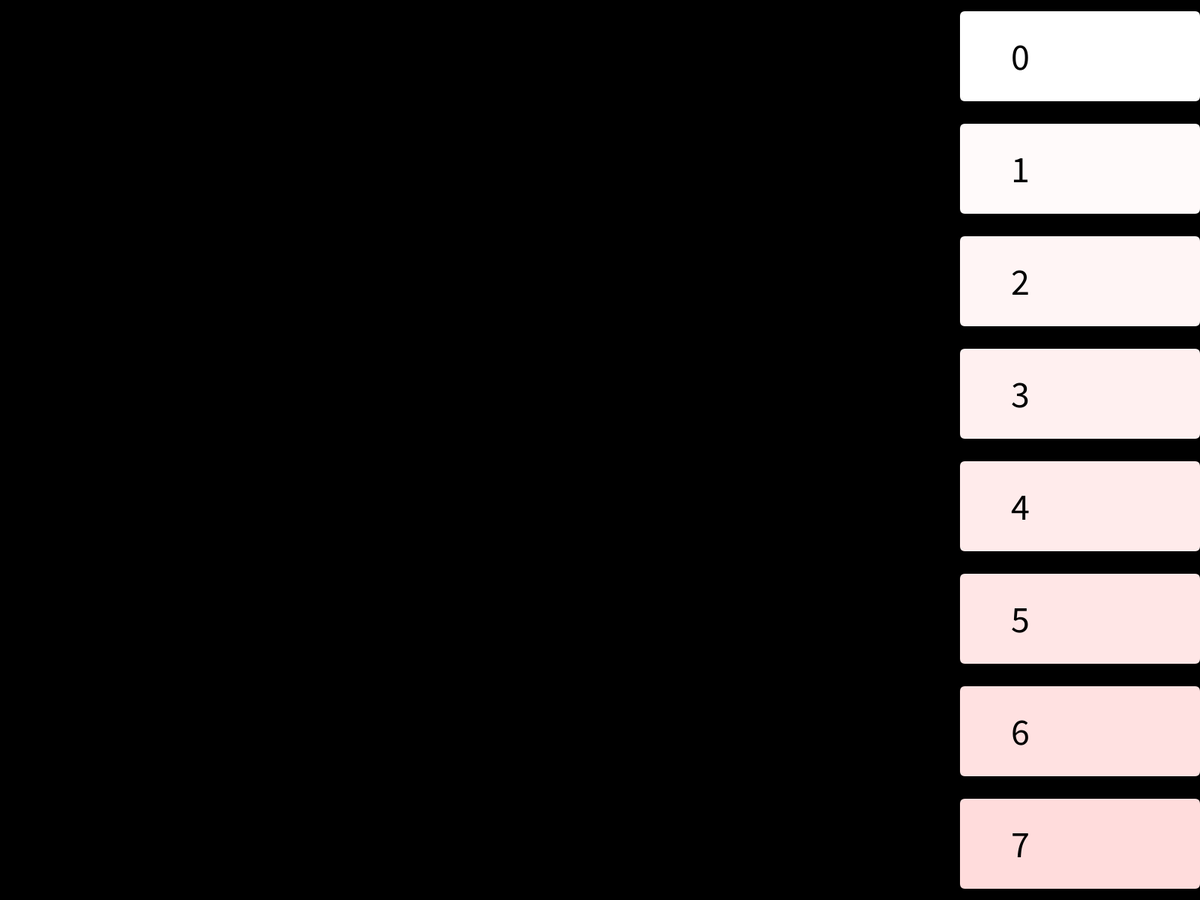
Frame 1 (no input)
Frame 60 (the mouse pressed at the canvas centre just before this capture): identical to frame 1, image omitted
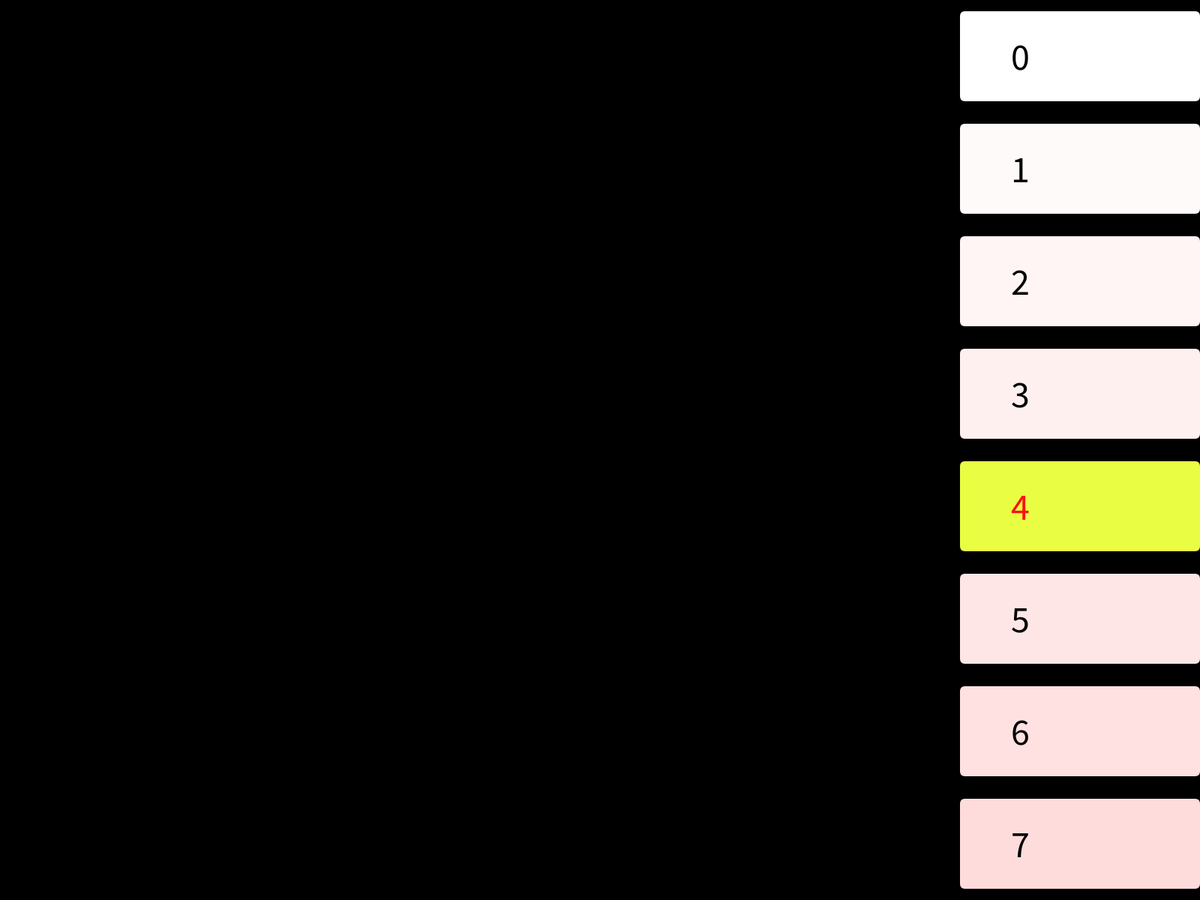
Frame 120 (the mouse held since frame 60 and released just before this capture)

The Processing sketch that drew these frames (run headless with seeded random() and noise(); from frame 60 on, the mouse is pressed at the canvas centre):

// Processing sketch: sideBar
// ── sideBar.pde
// Classes
public class CircularLL {
  int size;
  Task start;
  void insertTask(Task t) {
    if (start != null) {
      t.next = start.next;
      start.next = t;
      t.prev = start;
      t.next.prev = t;
    }
    else {
      start = t;
      t.next = t;
      t.prev = t;
    }
    size++;
  }
  int removeTask(int n) { // remove nth task from start
    size--;
    if (start != start.next) {
      Task cur = start;
      for (int i = 0; i < n; i++, cur = cur.prev) {}
      cur.next.prev = cur.prev;
      cur.prev.next = cur.next;
      if (n == 0) start = cur.prev;
      cur = null;
      return 1;
    }
    start = null;
    return 0;
  }
}

public class Task {
  int ID;
  String content;
  Task next;
  Task prev;
  int R;
  int G;
  int B;
  Task(int n) {
    R = 255;
    G = 255 - 5*n;
    B = 255 - 5*n;
    ID = n;
    this.content = "Task " + this.ID;
  }
}

// Setups
CircularLL taskList = new CircularLL();
int maxBlocks = 8;
Task[] taskBlocks = new Task[maxBlocks];
int nBlocks = 0;
int hoverBlock = -1; // Block index which is zoomed.
int taskInit = 30;
int taskCounter = 0;

// Apperance
float zoomSpan = 0; // Space a zoomed block takes.
int scrollSpeed = 5;
int rBlock = 7; // Round angles
int defaultTextSize = 50; // For device
//int defaultTextSize = 12; // On computer
int addButtonStroke = 4;
int backgroundColor = #000000;
int selectedColor = #E9FD42;
int blockTextColorIdle = #000000;
int blockTextColorTouched = #FA1212;
int timeCounter = 0;
int threshold = 40;
boolean onMove = false;
boolean zoomOption = false;

// Size ratios:
float reserved = 0; // Reserved for additional blocks
float B2W = 1/5.0; // Block to Width
float M2W = 4/5.0; // Margin to Width
float F2BH = 1/10.0; // Frame to Block Height
float S2BH = 1-2*F2BH; // Space to Block Height
float F2BHr = 1/16.0; // Frame to Block Height (reduced)
float S2BHi = 1-2*F2BHr; // Space to Block Height (increased)
///////////////////////////////////////////////////////////////////
void setup() {
  background(backgroundColor);
  fullScreen(); //For device
  //size(200,500); //On computer
  textAlign(CENTER,CENTER);
  noStroke();
  for (; taskCounter<taskInit; taskCounter++) {
    Task t = new Task(taskCounter);
    taskList.insertTask(t);
  }
}

void draw() {
  nBlocks = min(maxBlocks, taskList.size);
  zoomSpan = max(1,nBlocks/3.0);
  Task cur = taskList.start;
  if (mousePressed) {
    hoverBlock = (hoverBlock == -1)? min(nBlocks-1,mouseY/(height/nBlocks)) : findHoverBlock();
    if (mouseY == pmouseY) timeCounter++;
    else if (hoverBlock != findHoverBlock()) timeCounter = 0;
  }
  else {
    hoverBlock = -1;
    timeCounter = 0;
  }
  //println(hoverBlock);
  for (int i = 0; i < nBlocks; i++) {
    taskBlocks[i] = cur;
    cur = cur.prev;
  }
  drawList();
}

int findHoverBlock() { // Find which block is zoomed
  float incHeight = zoomSpan*height*(1-reserved)/nBlocks;
  float decHeight = (height*(1-reserved)-incHeight)/(nBlocks-1);
  float lower = height*reserved+hoverBlock*decHeight;
  float upper = height*reserved+hoverBlock*decHeight+incHeight;
  if (mouseY >= lower && mouseY <= upper) return hoverBlock;
  else if (mouseY > upper) return min(nBlocks-1,hoverBlock+1);
  else return max(0,hoverBlock-1);
}

void mouseDragged() {
  if (timeCounter < threshold) {
    if (mouseY > pmouseY) scrollDown(scrollSpeed*nBlocks*(mouseY - pmouseY)/height);
    else if (mouseY < pmouseY) scrollUp(scrollSpeed*nBlocks*(pmouseY - mouseY)/height);
  }
  else {
    moveBlock(hoverBlock, findHoverBlock());
  }
}

void drawList() {
  background(backgroundColor);
  //noStroke();
  rect(M2W*width, F2BH*height*reserved, B2W*width, S2BH*height*reserved,rBlock);
  float blockHeight = (1-reserved)*height/nBlocks;
  if (hoverBlock < 0) {
    for (int i = 0; i < nBlocks; i++) { 
      fill(taskBlocks[i].R,taskBlocks[i].G,taskBlocks[i].B);
      rect(M2W*width, height*reserved+i*blockHeight+F2BH*blockHeight, B2W*width, S2BH*blockHeight,rBlock);
      textSize(defaultTextSize);
      fill(blockTextColorIdle);
      text(taskBlocks[i].ID+"", M2W*width, height*reserved+i*blockHeight+F2BH*blockHeight, B2W*width/2, S2BH*blockHeight);
    }
  }
  else {
    float incHeight = zoomSpan*height*(1-reserved)/nBlocks;
    float decHeight = (nBlocks>1)? (height*(1-reserved)-incHeight)/(nBlocks-1) : 0;
    for (int i = 0; i < hoverBlock; i++) { 
    // Blocks above the hovered
      fill(taskBlocks[i].R,taskBlocks[i].G,taskBlocks[i].B);
      if (zoomOption) {
        rect(M2W*width, height*reserved+i*decHeight+F2BH*decHeight, B2W*width, S2BH*decHeight,rBlock);
        textSize(defaultTextSize/2);
        fill(blockTextColorIdle);
        text(taskBlocks[i].ID+"", M2W*width, height*reserved+i*decHeight+F2BH*decHeight, B2W*width/2, S2BH*decHeight);
      }
      else {
        rect(M2W*width, height*reserved+i*blockHeight+F2BH*blockHeight, B2W*width, S2BH*blockHeight,rBlock);
        textSize(defaultTextSize);
        fill(blockTextColorIdle);
        text(taskBlocks[i].ID+"", M2W*width, height*reserved+i*blockHeight+F2BH*blockHeight, B2W*width/2, S2BH*blockHeight);
      }
    }
    // hovering Block
    if (timeCounter > threshold) {
      fill(selectedColor);
    } else {
      fill(taskBlocks[hoverBlock].R,taskBlocks[hoverBlock].G,taskBlocks[hoverBlock].B);
    }
    if (zoomOption) {
      rect(M2W*width, height*reserved+hoverBlock*decHeight+F2BHr*incHeight, B2W*width, S2BHi*incHeight,rBlock); 
      textSize(defaultTextSize);
      fill(blockTextColorIdle);
      text(taskBlocks[hoverBlock].ID+"", M2W*width, height*reserved+hoverBlock*decHeight+F2BHr*incHeight, B2W*width/2, S2BHi*incHeight);
    }
    else {
      rect(M2W*width, height*reserved+hoverBlock*blockHeight+F2BH*blockHeight, B2W*width, S2BH*blockHeight,rBlock);
      textSize(defaultTextSize);
      fill(blockTextColorTouched);
      strokeWeight(4);
      text(taskBlocks[hoverBlock].ID+"", M2W*width, height*reserved+hoverBlock*blockHeight+F2BH*blockHeight, B2W*width/2, S2BH*blockHeight);
    }    
    for (int i = hoverBlock+1; i < nBlocks; i++) { 
      // Blocks below the hovering
      fill(taskBlocks[i].R,taskBlocks[i].G,taskBlocks[i].B);
      if (zoomOption) {
        rect(M2W*width, height*reserved+(i-1)*decHeight+F2BH*decHeight+incHeight, B2W*width, S2BH*decHeight,rBlock);
        textSize(defaultTextSize/2);
        fill(blockTextColorIdle);
        text(taskBlocks[i].ID+"", M2W*width, height*reserved+(i-1)*decHeight+F2BH*decHeight+incHeight, B2W*width/2, S2BH*decHeight);
      }
      else {
        rect(M2W*width, height*reserved+i*blockHeight+F2BH*blockHeight, B2W*width, S2BH*blockHeight,rBlock);
        textSize(defaultTextSize);
        fill(blockTextColorIdle);
        text(taskBlocks[i].ID+"", M2W*width, height*reserved+i*blockHeight+F2BH*blockHeight, B2W*width/2, S2BH*blockHeight);
      }
    }
  }
}

void scrollDown(int n) {
  while (n > 0) {
    taskList.start = taskList.start.next;
    n--;
  }
}

void scrollUp(int n) {
  while (n > 0) {
    taskList.start = taskList.start.prev;
    n--;
  }
}

void moveBlock(int org, int dest) {
  if (org != dest && org>-1 && dest>-1 && dest<nBlocks) {
    println(org, dest);
    Task ts = taskBlocks[org], td = taskBlocks[dest];
    println(ts.ID, td.ID);
    ts.prev.next = ts.next;
    ts.next.prev = ts.prev;
    if (org < dest) {
      if (org == 0) taskList.start = ts.prev;
      ts.next = td;
      ts.prev = td.prev;
      td.prev.next = ts;
      td.prev = ts;
    }
    else {
      if (dest == 0) taskList.start = ts;
      ts.next = td.next;
      ts.prev = td;
      td.next.prev = ts;
      td.next = ts;
    }
  }
}

boolean addButtonHover() {
  return pmouseX>=M2W*width && pmouseX<=(1-M2W)*width && pmouseY>=F2BH*height*reserved && pmouseY<=(1-F2BH)*height*reserved;
}
